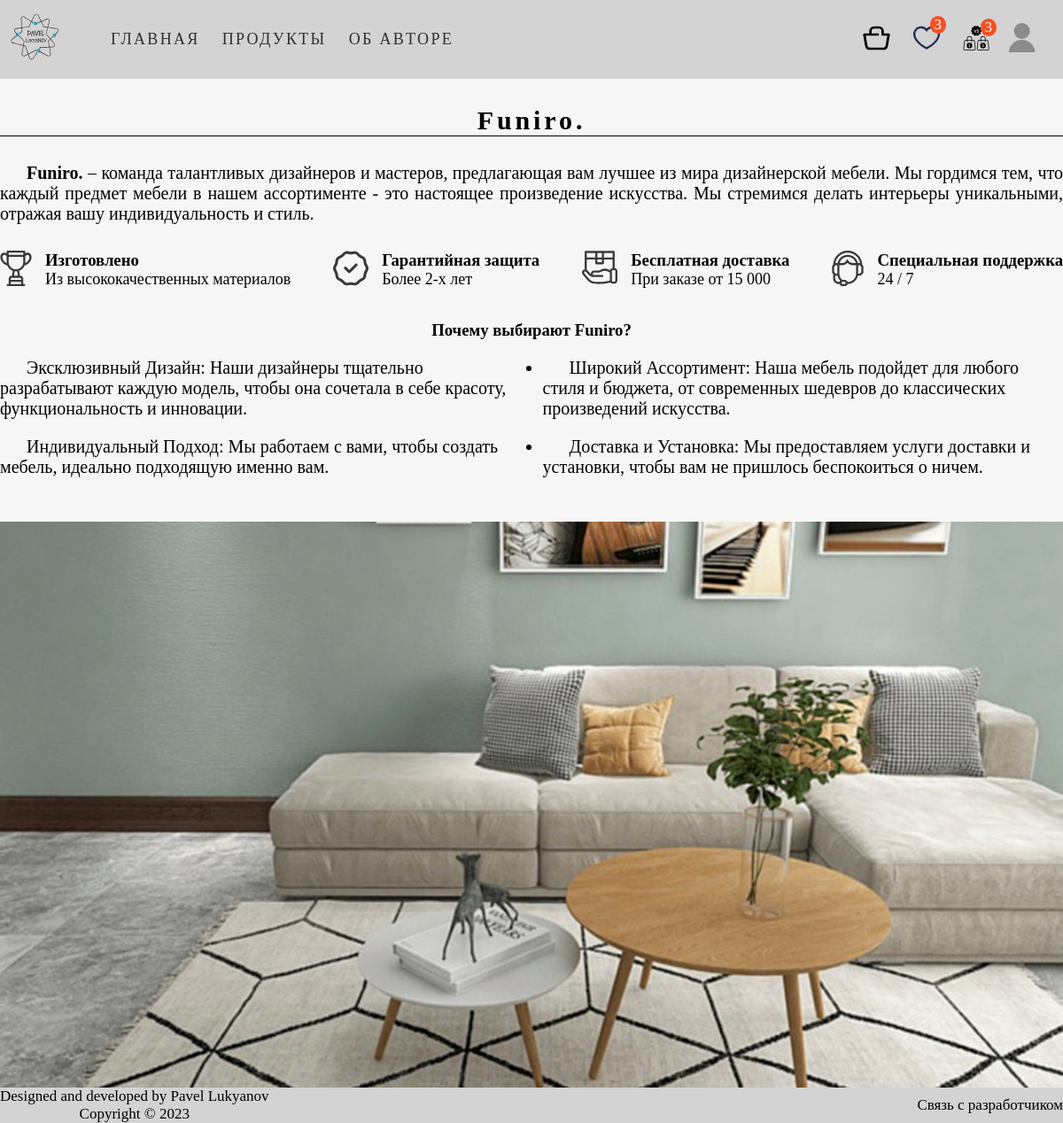
Page / (signed in) on the committed database.
### main_page/models.py (models this page shows, shortened)
class Menu(models.Model):
    title = models.CharField(max_length=50)
    url = models.CharField(max_length=100)
    class Meta:
        verbose_name = 'Меню'
        verbose_name_plural = 'Меню'

### home_page/views.py (the view)
# urls.py: path('', include('home_page.urls')),
def home_page(request):
    menu = Menu.objects.all()
    favourite_prods_counter = request.user.favourite_set.all()
    compare_prods_counter = request.user.compare_set.all()
    return render(request, 'home_page/home.html',
                  {'menu': menu,
                   'favourite_prods_counter': favourite_prods_counter,
                   'compare_prods_counter': compare_prods_counter,
                   })

### templates/home_page/home.html (shortened to what this page needs)
{% extends 'main_page/base.html' %}
{% load static %}
{% block css %}
    <link rel="stylesheet" href="{% static 'css/home_page.css' %}">
{% endblock %}
{% block content %}
    <section class="main">
        <div class="home-content container">
            <h1>Funiro.</h1>
            <div class="about-us-info">
                <p><b>Funiro.</b> – команда талантливых дизайнеров и мастеров, предлагающая вам лучшее из мира дизайнерской мебели.
                    Мы гордимся тем, что каждый предмет мебели в нашем ассортименте - это настоящее произведение искусства.
                    Мы стремимся делать интерьеры уникальными, отражая вашу индивидуальность и стиль.
                </p>
            </div>
            <div class="our_advantages">
                <div class="quality advantages">
                    <div class="quality-img img">
                        <img src="{% static 'home_page/high-quality.svg' %}" alt="качество">
                    </div>
                    <div class="info">
                        <h3>Изготовлено
                        </h3>
                        <span>Из высококачественных материалов</span>
                    </div>
                </div>
                <div class="warranty_protection advantages">
                    <div class="warranty-img img">
                        <img src="{% static 'home_page/warranty_protection.svg' %}" alt="гарантия">
                    </div>
                    <div class="info">
                        <h3>Гарантийная защита</h3>
                        <span>Более 2-х лет</span>
                    </div>
                </div>
                <div class="free_shipping advantages">
                    <div class="shipping-img img">
                        <img src="{% static 'home_page/free_shipping.svg' %}" alt="доставка">
                    </div>
                    <div class="info">
                        <h3>Бесплатная доставка</h3>
                        <span>При заказе от 15 000</span>
                    </div>
                </div>
                <div class="support advantages">
                    <div class="support-img img">
                        <img src="{% static 'home_page/support.svg' %}" alt="доставка">
                    </div>
                    <div class="info">
                        <h3>Специальная поддержка</h3>
                        <span>24 / 7</span>
                    </div>
                </div>
            </div>
            <h3 class="furniro-choose">Почему выбирают Funiro?</h3>
            <div class="why-choose-us">
                <div class="list_advantages">
                    <ul>
                        <li>Эксклюзивный Дизайн: Наши дизайнеры тщательно разрабатывают каждую модель, чтобы она сочетала в себе красоту,
                            функциональность и инновации.</li>
                        <li>Индивидуальный Подход: Мы работаем с вами, чтобы создать мебель, идеально подходящую именно вам.</li>
                    </ul>
                </div>
                <div class="list_advantages">
                    <ul>
                        <li>Широкий Ассортимент: Наша мебель подойдет для любого стиля и бюджета,
                            от современных шедевров до классических произведений искусства.</li>
                        <li>Доставка и Установка: Мы предоставляем услуги доставки и установки,
                            чтобы вам не пришлось беспокоиться о ничем.</li>
                    </ul>
                </div>
            </div>
            <div class="back-img">
                <img src="{% static 'home_page/home-back-img.png' %}" alt="Изображение заднего фона">
            </div>
        </div>
    </section>
{% endblock %}

### templates/main_page/base.html (shortened to what this page needs)
<!DOCTYPE html>
{% load static %}
<html lang="en">
<head>
    <link rel="stylesheet" href="{% static 'css/base.css' %}">
    {% block css %} {% endblock %}
</head>
<body>
    <header class="page-header">
        <div class="page-header__wrapper container">
            <nav class="site-nav page-header__site-nav">
                <div class="page-header__logo">
                    <a href="{% url 'main_page:index' %}">
                        <img src="{% static 'main_page/my_logo.svg' %}" width="80" height="80" alt="Логотип автора">
                    </a>
                </div>
                <ul class="site-nav__list">
                    {% for item in menu %}
                        <li class="site-nav__item"><a href="{{ item.url }}">{{ item.title }}</a></li>
                    {% endfor %}
                </ul>
            </nav>
            <div class="user-nav__user-block">
                {% if user.is_authenticated %}
                    <div class="user-nav__shop_block">
                        <span class="favourite-counter">{{ favourite_prods_counter.count }}</span>
                        <span class="compare-counter">{{ compare_prods_counter.count }}</span>
                        <a href="{% url 'cart:cart' %}"><img src="{% static 'main_page/shop_cart.svg' %}"
                                                             height="32" width="33" alt="Корзина товаров">
                        </a>
                        <a href="{% url 'favourites:all_products' %}"><img src="{% static 'main_page/favourites-icon.svg' %}"
                                                                           width="32" height="33" alt="Избранное">
                        </a>
                        <a href="{% url 'compare:all_compare' %}"><img src="{% static 'main_page/compare.svg' %}"
                                                                           width="32" height="33" alt="Избранное">
                        </a>
                    </div>
                    <div class="user-nav__profile">
                        <a class="user-nav__logo" id="user-icon" href="{% url 'main_page:index' %}">
                            <img src="{% static 'main_page/user_logo.svg' %}"
                                 width="32" height="33" alt="Пользователь">
                        </a>
                    </div>
                {% else %}
                    <ul class="user-nav__user-auth">
                        <li><a href="{% url 'signup' %}">Зарегистрироваться</a></li>
                        <li><a href="{% url 'login' %}">Войти</a></li>
                    </ul>
                {% endif %}
            </div>
        </div>
    </header>
    {% block content %}
    {% endblock %}
    <footer class="basement-content">
        <div class="footer container">
            <div class="info-line">
                <div class="rights">
                    <p>Designed and developed by Pavel Lukyanov</p>
                    <p>Copyright © 2023</p>
                </div>
                <div class="info-line__menu">
                    <a class="top-line__menu-item" href="https://t.me/Lukianov08">Связь с разработчиком</a>
                </div>
            </div>
        </div>
    </footer>
</body>
</html>

### main_page/static/css/base.css (style rules this page uses)
body { height: 100%; padding: 0; margin: 0; background-color: #f6f6f6; }
h1, h2, h3, p { margin: 0; padding: 0; }
.container { max-width: 1200px; min-width: 320px; margin: 0 auto; box-sizing: border-box }
a { text-decoration: none; color: black; cursor: pointer; }
.page-header { position: sticky; top: 0; }
ul { margin: 0; padding: 0; }
.page-header { background-color: lightgray; }
.page-header__logo { display: inline-block; padding-top: 5px; }
.page-header__wrapper { display: flex; flex-wrap: wrap; justify-content: space-between; align-items: center; }
.page-header__site-nav { display: flex; align-items: center; }
.site-nav__list { display: flex; margin-left: 20px; list-style: none; }
.site-nav__item, .user-nav__logo { margin: 15px 0 15px 0; padding-left: 25px; }
.site-nav__item a { font-size: 18px; line-height: 19px; color: #303032; text-transform: uppercase; letter-spacing: .13em; }
.user-nav__user-block { display: flex; align-items: center; }
.user-nav__logo { margin: 0; padding: 0; }
.user-nav__profile { display: flex; justify-content: center; flex-direction: column; align-items: center; margin-right: 30px; }
.user-nav__profile { position: relative; display: block; }
.user-nav__shop_block { position: relative; margin-right: 20px; }
.user-nav__shop_block a:not(:last-child) { margin-right: 20px; }
.user-nav__shop_block span { position: absolute; text-transform: uppercase; font-size: 17px; padding: 0 5px 0 5px; border-radius: 100%; color: white; background-color: #f55123; }
.favourite-counter { top: -8px; right:50px; }
.compare-counter { top: -5px; right: -7px; }
.basement-content { position: absolute; bottom: 0; width: 100%; margin-top: 40px; background-color: #d3d3d3; }
.info-line { display: flex; justify-content: space-between; align-items: center; font-size: 17px; }
.rights p { text-align: center; font-weight: 400; }

### home_page/static/css/home_page.css (style rules this page uses)
h1 { margin: 30px 0 30px 0; text-align: center; font-size: 30px; letter-spacing: .13em; border-bottom: 1px solid black; }
span { font-size: 18px; }
.about-us-info p { text-align: justify; text-indent: 1.5em; padding-bottom: 10px; font-size: 20px; }
.our_advantages { display: flex; justify-content: space-between; padding: 20px 0 20px 0; }
.advantages { display: flex; }
.img { padding-right: 15px; }
.furniro-choose { text-align: center; padding: 15px 0 20px 0; }
.why-choose-us { display: flex; }
.list_advantages ul li { padding-right: 20px; padding-bottom: 20px; font-size: 20px; text-indent: 1.5em; }
.back-img { margin-top: 30px; }

### rows in the picture
Menu: title "ГЛАВНАЯ"
Menu: title "ПРОДУКТЫ"
Menu: title "ОБ АВТОРЕ"

### other values in the picture
{{ favourite_prods_counter.count }} "3"
{{ compare_prods_counter.count }} "3"
